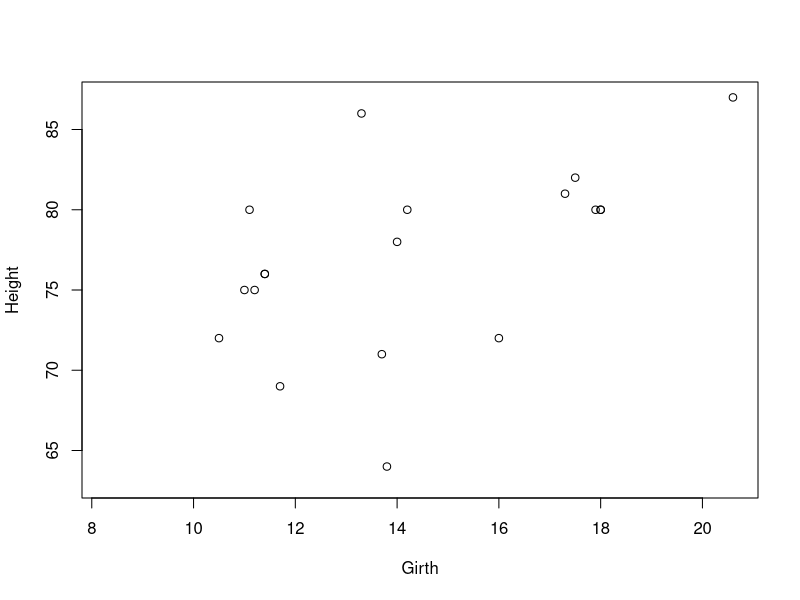
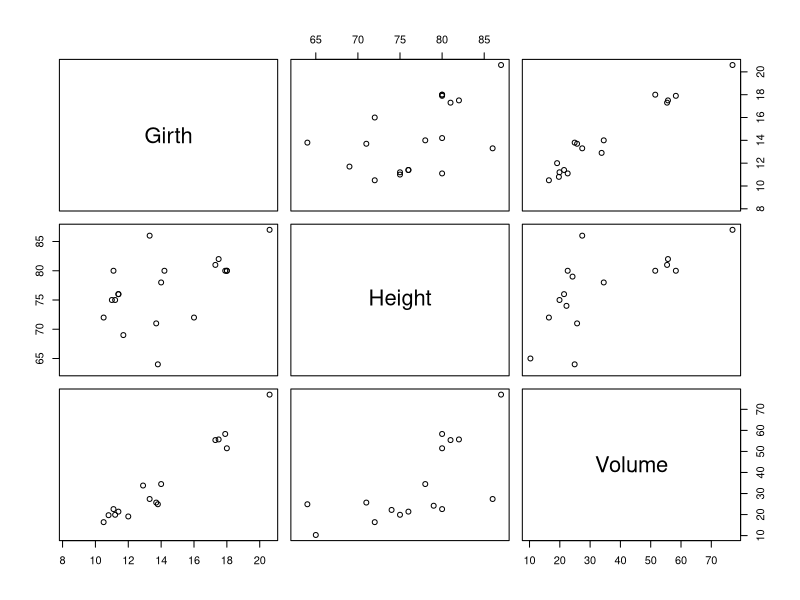

Generate these figures, in order, with R:
## ---- chunk 1
knitr::opts_knit$set(root.dir = "/Users/Daniel/Dropbox/Teaching/CourseR/")
## ---- chunk 2
trees <- read.table("./data/trees.txt", 
    sep = "|", na = "999",
    col.names = c("Girth", "Height", "Volume"))
head(trees)
## ---- chunk 3
plot(Height ~ Girth, data = trees)
## ---- chunk 4
options(digits = 2)
## ---- chunk 5
pairs(trees)
## ---- chunk 6
m <- matrix(c(18, 32, 11, 41, 73,
              61, 47, 22, 87, 63,
              44, 52, 23, 42, 77,
              23, 17,  5, 72, 83
              ), 
            byrow = TRUE, ncol = 5
)
m
## ---- chunk 7
m[3, c(2,4,5)]
m[ ,c(2,4,5)][3, ]
m[3, m[3, ] == 52 |
     m[3, ] == 42 |
     m[3, ] == 77 ]
m[3, c(FALSE, TRUE, FALSE, TRUE, TRUE)]

m[3, ][ m[3, ] > 40 &
        m[3, ] != 44 ]

subset(m, c(FALSE, FALSE, TRUE, FALSE), 
    select = c(2,4,5), drop = TRUE)
## ---- chunk 8
v <- m[c(2,3), 4]
v
m2 <- m[ ,-5]
m2[2, ] <-  v + m2[2, ]
m2[4, ] <-  v + m2[4, ]
## ---- chunk 9
m2
